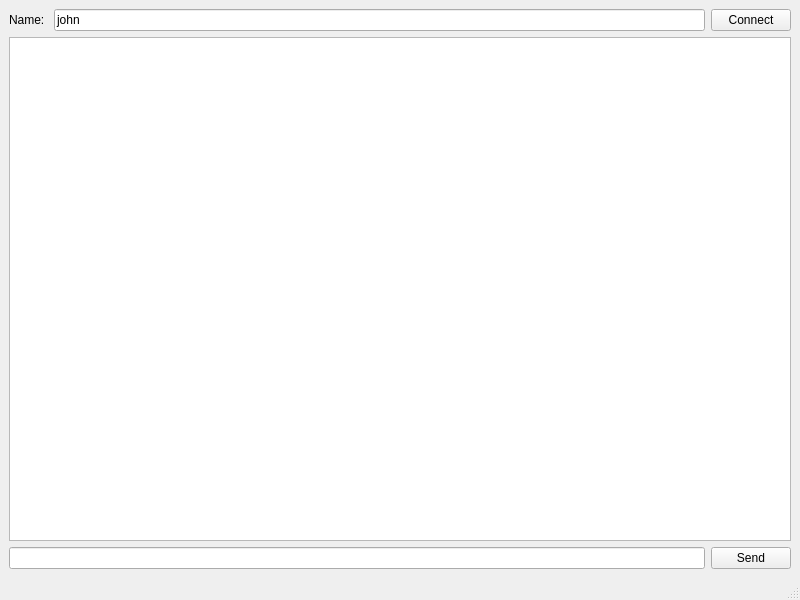
<?xml version="1.0" encoding="UTF-8"?>
<ui version="4.0">
 <class>MainWindow</class>
 <widget class="QMainWindow" name="MainWindow">
  <property name="geometry">
   <rect>
    <x>0</x>
    <y>0</y>
    <width>800</width>
    <height>600</height>
   </rect>
  </property>
  <property name="windowTitle">
   <string>MainWindow</string>
  </property>
  <widget class="QWidget" name="centralwidget">
   <layout class="QVBoxLayout" name="verticalLayout">
    <item>
     <layout class="QHBoxLayout" name="horizontalLayout_2">
      <property name="topMargin">
       <number>0</number>
      </property>
      <item>
       <widget class="QLabel" name="label">
        <property name="text">
         <string>Name: </string>
        </property>
       </widget>
      </item>
      <item>
       <widget class="QLineEdit" name="nameInput">
        <property name="text">
         <string>john</string>
        </property>
       </widget>
      </item>
      <item>
       <widget class="QPushButton" name="connectButton">
        <property name="text">
         <string>Connect</string>
        </property>
       </widget>
      </item>
     </layout>
    </item>
    <item>
     <widget class="QTextBrowser" name="chatDisplay"/>
    </item>
    <item>
     <layout class="QHBoxLayout" name="horizontalLayout">
      <property name="topMargin">
       <number>0</number>
      </property>
      <item>
       <widget class="QLineEdit" name="messageInput"/>
      </item>
      <item>
       <widget class="QPushButton" name="send">
        <property name="text">
         <string>Send</string>
        </property>
       </widget>
      </item>
     </layout>
    </item>
   </layout>
  </widget>
  <widget class="QMenuBar" name="menubar">
   <property name="geometry">
    <rect>
     <x>0</x>
     <y>0</y>
     <width>800</width>
     <height>26</height>
    </rect>
   </property>
  </widget>
  <widget class="QStatusBar" name="statusbar"/>
 </widget>
 <resources/>
 <connections/>
</ui>
